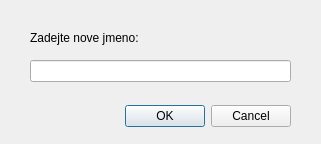
<?xml version="1.0" encoding="UTF-8"?>
<ui version="4.0">
 <class>Dialog</class>
 <widget class="QDialog" name="Dialog">
  <property name="geometry">
   <rect>
    <x>0</x>
    <y>0</y>
    <width>321</width>
    <height>144</height>
   </rect>
  </property>
  <property name="windowTitle">
   <string>Pokerove kostky</string>
  </property>
  <widget class="QDialogButtonBox" name="buttonBox">
   <property name="geometry">
    <rect>
     <x>90</x>
     <y>100</y>
     <width>201</width>
     <height>32</height>
    </rect>
   </property>
   <property name="orientation">
    <enum>Qt::Horizontal</enum>
   </property>
   <property name="standardButtons">
    <set>QDialogButtonBox::Cancel|QDialogButtonBox::Ok</set>
   </property>
  </widget>
  <widget class="QLabel" name="label">
   <property name="geometry">
    <rect>
     <x>30</x>
     <y>30</y>
     <width>121</width>
     <height>16</height>
    </rect>
   </property>
   <property name="text">
    <string>Zadejte nove jmeno:</string>
   </property>
  </widget>
  <widget class="QLineEdit" name="lineEdit">
   <property name="geometry">
    <rect>
     <x>30</x>
     <y>60</y>
     <width>261</width>
     <height>22</height>
    </rect>
   </property>
  </widget>
 </widget>
 <resources/>
 <connections>
  <connection>
   <sender>buttonBox</sender>
   <signal>accepted()</signal>
   <receiver>Dialog</receiver>
   <slot>accept()</slot>
   <hints>
    <hint type="sourcelabel">
     <x>248</x>
     <y>254</y>
    </hint>
    <hint type="destinationlabel">
     <x>157</x>
     <y>274</y>
    </hint>
   </hints>
  </connection>
  <connection>
   <sender>buttonBox</sender>
   <signal>rejected()</signal>
   <receiver>Dialog</receiver>
   <slot>reject()</slot>
   <hints>
    <hint type="sourcelabel">
     <x>316</x>
     <y>260</y>
    </hint>
    <hint type="destinationlabel">
     <x>286</x>
     <y>274</y>
    </hint>
   </hints>
  </connection>
 </connections>
</ui>
